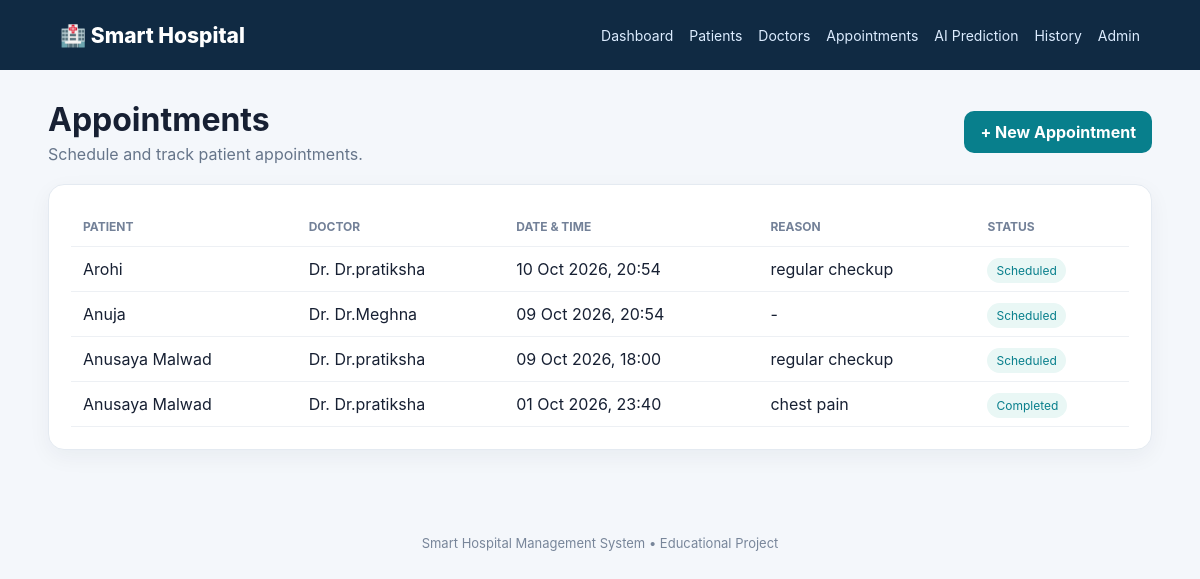
The app's page /appointments/ with its own data.
### hospital/models.py (models this page shows, shortened)
class Appointment(models.Model):
    STATUS_CHOICES = [
        ("Scheduled", "Scheduled"),
        ("Completed", "Completed"),
        ("Cancelled", "Cancelled"),
    ]
    patient = models.ForeignKey(Patient, on_delete=models.CASCADE)
    doctor = models.ForeignKey(Doctor, on_delete=models.CASCADE)
    appointment_date = models.DateTimeField()
    reason = models.CharField(max_length=255, blank=True)
    status = models.CharField(max_length=20, choices=STATUS_CHOICES, default="Scheduled")

class Patient(models.Model):
    name = models.CharField(max_length=120)
    age = models.PositiveIntegerField()
    gender = models.CharField(max_length=20)
    phone = models.CharField(max_length=20)
    email = models.EmailField(blank=True)
    blood_group = models.CharField(max_length=5, blank=True)
    address = models.TextField(blank=True)
    created_at = models.DateTimeField(auto_now_add=True)

class Doctor(models.Model):
    name = models.CharField(max_length=120)
    specialization = models.CharField(max_length=120)
    phone = models.CharField(max_length=20)
    email = models.EmailField(blank=True)
    room_no = models.CharField(max_length=20, blank=True)

### hospital/views.py (the view)
# urls.py: path("appointments/", views.appointment_list, name="appointment_list"),
def appointment_list(request):
    appointments = Appointment.objects.select_related("patient", "doctor").order_by("-appointment_date")
    return render(request, "appointments.html", {"appointments": appointments})

### hospital/templates/appointments.html (shortened to what this page needs)
{% extends "base.html" %}
{% block content %}
<div class="page-head"><div><h1>Appointments</h1><p>Schedule and track patient appointments.</p></div><a class="btn primary" href="{% url 'appointment_add' %}">+ New Appointment</a></div>
<div class="card table-wrap"><table>
<tr><th>Patient</th><th>Doctor</th><th>Date & Time</th><th>Reason</th><th>Status</th></tr>
{% for a in appointments %}<tr><td>{{ a.patient.name }}</td><td>Dr. {{ a.doctor.name }}</td><td>{{ a.appointment_date|date:"d M Y, H:i" }}</td><td>{{ a.reason|default:"-" }}</td><td><span class="badge">{{ a.status }}</span></td></tr>
{% empty %}<tr><td colspan="5">No appointments found.</td></tr>{% endfor %}
</table></div>
{% endblock %}

### static/css/style.css (style rules this page uses)
* { box-sizing:border-box }
body { margin:0;font-family:Inter,Segoe UI,Arial,sans-serif;background:#f4f7fb;color:#172033 }
.card { background:#fff;border:1px solid #e4eaf1;border-radius:16px;padding:22px;box-shadow:0 7px 22px rgba(16,42,67,.05) }
.section-head,.page-head { display:flex;justify-content:space-between;align-items:center;gap:15px }
.page-head { margin-bottom:20px }
.page-head h1 { margin:0 0 5px }
.page-head p { margin:0;color:#66758a }
.btn { display:inline-block;border:0;background:#e8eef5;color:#17324d;padding:11px 16px;border-radius:10px;text-decoration:none;cursor:pointer;font-weight:700 }
.btn.primary { background:#087f8c;color:#fff }
.table-wrap { overflow-x:auto }
.table-wrap table { width:100%;border-collapse:collapse }
.table-wrap th,.table-wrap td { padding:12px;border-bottom:1px solid #edf0f4;text-align:left;white-space:nowrap }
.table-wrap th { font-size:12px;text-transform:uppercase;color:#738198 }
.badge { background:#e9f7f5;color:#087f8c;padding:5px 9px;border-radius:999px;font-size:12px }

### records on screen
Appointment: patient.name "Arohi", doctor.name "Dr.pratiksha", appointment_date "10 Oct 2026, 20:54", reason "regular checkup", status "Scheduled"
Appointment: patient.name "Anuja", doctor.name "Dr.Meghna", appointment_date "09 Oct 2026, 20:54", reason "-", status "Scheduled"
Appointment: patient.name "Anusaya Malwad", doctor.name "Dr.pratiksha", appointment_date "09 Oct 2026, 18:00", reason "regular checkup", status "Scheduled"
Appointment: patient.name "Anusaya Malwad", doctor.name "Dr.pratiksha", appointment_date "01 Oct 2026, 23:40", reason "chest pain", status "Completed"
